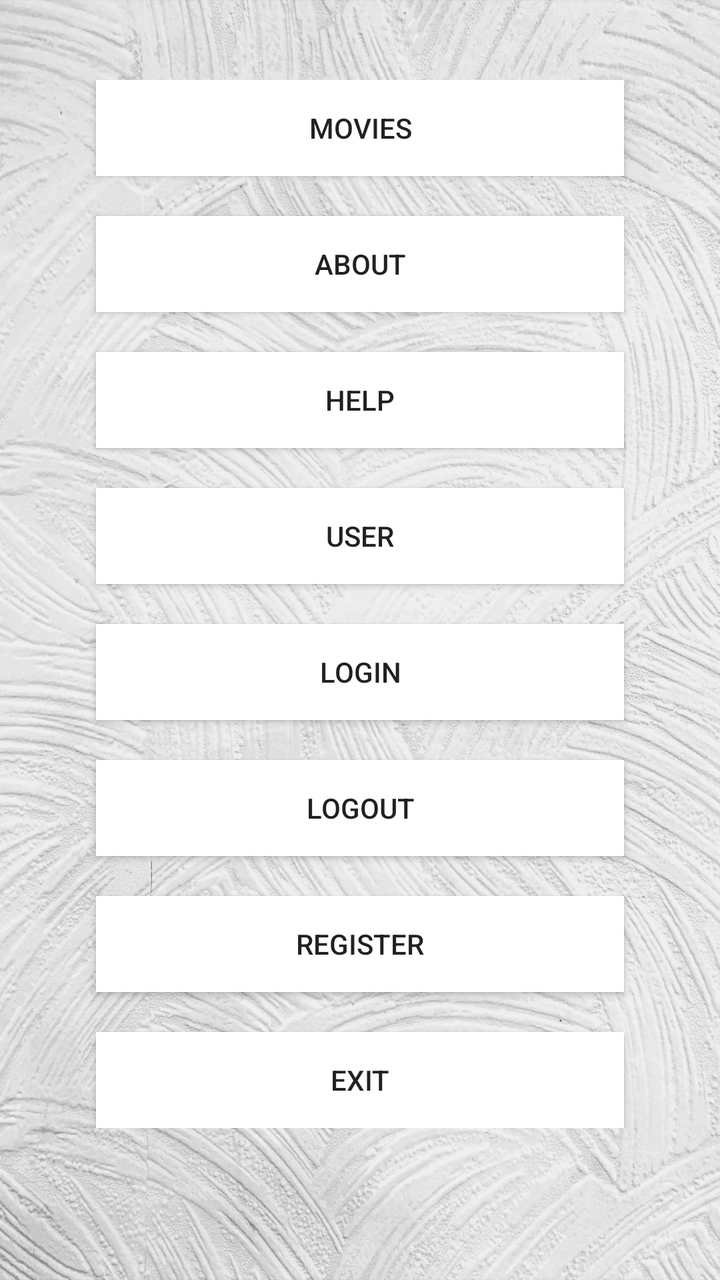
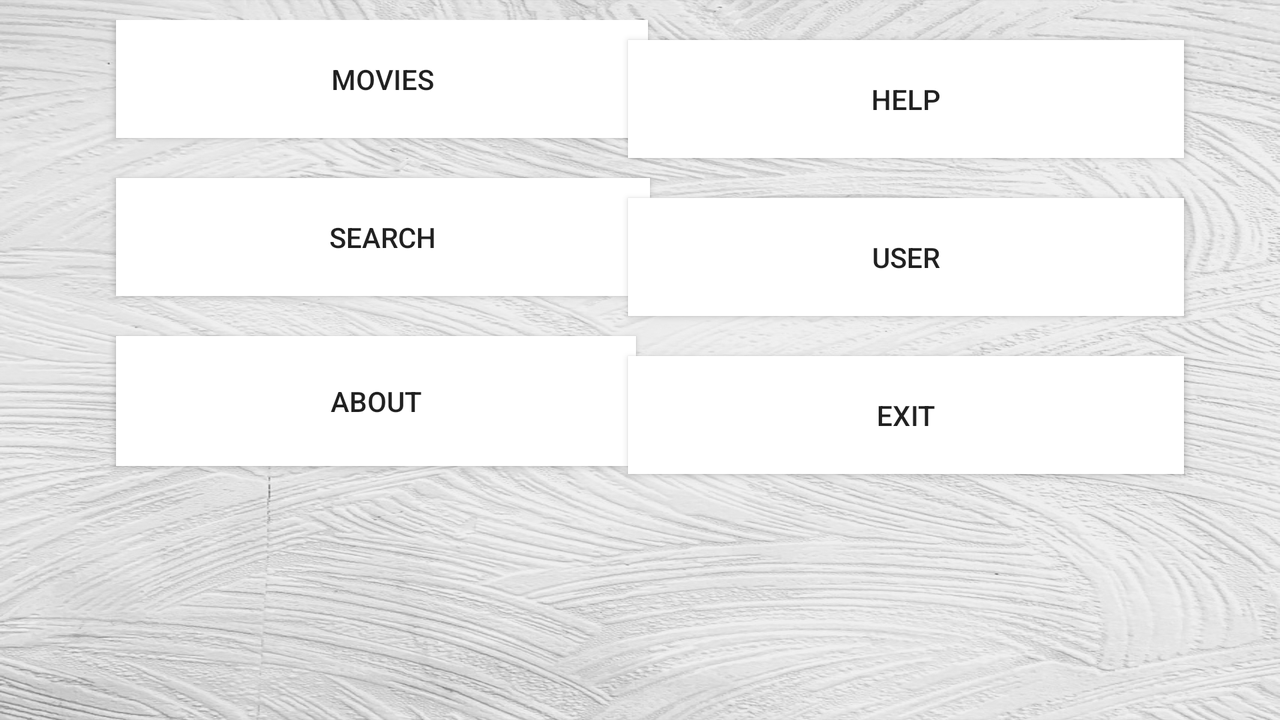

Two renders of one Android screen. The first uses the default layout on a phone; the second uses the alternative layout the repository ships for a different screen configuration, on a matching device. The two XML files are below.
<!-- AndroidManifest.xml: application theme Theme.Movies -->
<!-- res/layout/activity_main.xml -->
<?xml version="1.0" encoding="utf-8"?>
<RelativeLayout xmlns:android="http://schemas.android.com/apk/res/android"
    xmlns:app="http://schemas.android.com/apk/res-auto"
    xmlns:tools="http://schemas.android.com/tools"
    android:layout_width="match_parent"
    android:layout_height="match_parent"
    tools:context=".MainActivity"
    android:background="@drawable/homebackground"
    android:scrollbarAlwaysDrawHorizontalTrack="true"
    android:scrollbars="vertical"
    >

    <ScrollView
        android:layout_width="match_parent"
        android:layout_height="match_parent"
        android:scrollbars="none">

        <LinearLayout
            android:layout_width="match_parent"
            android:layout_height="match_parent"
            android:orientation="vertical"
            android:paddingTop="40dp">

            <Button
                android:id="@+id/movielist"
                android:layout_width="match_parent"
                android:layout_height="wrap_content"
                android:layout_marginHorizontal="@android:dimen/app_icon_size"
                android:background="@color/white"
                android:onClick="movieList"
                android:text="Movies" />


            <Button
                android:id="@+id/about"
                android:layout_width="match_parent"
                android:layout_height="wrap_content"
                android:layout_marginHorizontal="@android:dimen/app_icon_size"
                android:layout_marginTop="20dp"
                android:background="@color/white"
                android:onClick="aboutUs"
                android:text="About" />

            <Button
                android:id="@+id/help"
                android:layout_width="match_parent"
                android:layout_height="wrap_content"
                android:layout_marginHorizontal="@android:dimen/app_icon_size"
                android:layout_marginTop="20dp"
                android:background="@color/white"
                android:onClick="helpus"
                android:text="Help" />

            <Button
                android:id="@+id/user"
                android:layout_width="match_parent"
                android:layout_height="wrap_content"
                android:layout_marginHorizontal="@android:dimen/app_icon_size"
                android:layout_marginTop="20dp"
                android:background="@color/white"
                android:onClick="userList"
                android:text="User" />
            <Button
                android:id="@+id/loginHomeMenu"
                android:layout_width="match_parent"
                android:layout_height="wrap_content"
                android:layout_marginHorizontal="@android:dimen/app_icon_size"
                android:layout_marginTop="20dp"
                android:background="@color/white"
                android:onClick="loginHome"
                android:text="Login" />
            <Button
                android:id="@+id/logoutHomeMenu"
                android:layout_width="match_parent"
                android:layout_height="wrap_content"
                android:layout_marginHorizontal="@android:dimen/app_icon_size"
                android:layout_marginTop="20dp"
                android:background="@color/white"
                android:onClick="logoutHome"
                android:text="Logout" />
            <Button
                android:id="@+id/registerHomeMenu"
                android:layout_width="match_parent"
                android:layout_height="wrap_content"
                android:layout_marginHorizontal="@android:dimen/app_icon_size"
                android:layout_marginTop="20dp"
                android:background="@color/white"
                android:onClick="registerHome"
                android:text="Register" />
            <Button
                android:id="@+id/exit"
                android:layout_width="match_parent"
                android:layout_height="wrap_content"
                android:layout_marginHorizontal="@android:dimen/app_icon_size"
                android:layout_marginTop="20dp"
                android:background="@color/white"
                android:onClick="exit"
                android:text="Exit" />
        </LinearLayout>

    </ScrollView>
</RelativeLayout>
<!-- resources referenced by this layout -->
<resources>
  <color name="white">#FFFFFFFF</color>
  <!-- drawable homebackground: jpg bitmap (drawable, 312569 bytes) -->
  <style name="Theme.Movies" parent="Theme.MaterialComponents.DayNight.DarkActionBar">
          
          <item name="colorPrimary">@color/purple_500</item>
          <item name="colorPrimaryVariant">@color/purple_700</item>
          <item name="colorOnPrimary">@color/white</item>
          
          <item name="colorSecondary">@color/teal_200</item>
          <item name="colorSecondaryVariant">@color/teal_700</item>
          <item name="colorOnSecondary">@color/black</item>
          
          <item name="android:statusBarColor">?attr/colorPrimaryVariant</item>
          
      </style>
  <color name="purple_500">#FF6200EE</color>
  <color name="purple_700">#FF3700B3</color>
  <color name="teal_200">#FF03DAC5</color>
  <color name="teal_700">#FF018786</color>
  <color name="black">#FF000000</color>
</resources>
<!-- res/layout-land/activity_main.xml (the author's variant of the layout above) -->
<!-- drawn on the phone turned sideways -->
<?xml version="1.0" encoding="utf-8"?>
<RelativeLayout xmlns:android="http://schemas.android.com/apk/res/android"
    xmlns:app="http://schemas.android.com/apk/res-auto"
    xmlns:tools="http://schemas.android.com/tools"
    android:layout_width="match_parent"
    android:layout_height="match_parent"
    tools:context=".MainActivity"
    android:background="@drawable/homebackground"
    android:scrollbarAlwaysDrawHorizontalTrack="true"
    android:scrollbars="vertical"
    >

    <ScrollView
        android:layout_width="match_parent"
        android:layout_height="match_parent"
        android:scrollbars="none">

        <androidx.constraintlayout.widget.ConstraintLayout
            android:layout_width="match_parent"
            android:layout_height="match_parent"
            android:orientation="horizontal">

            <LinearLayout
                android:layout_width="363dp"
                android:layout_height="409dp"
                android:orientation="vertical"
                android:padding="10dp"
                app:layout_constraintBottom_toTopOf="@+id/linearLayout"
                app:layout_constraintStart_toStartOf="parent"
                app:layout_constraintTop_toTopOf="parent"
                app:layout_constraintVertical_bias="0.0">

                <Button
                    android:id="@+id/movielist"
                    android:layout_width="266dp"
                    android:layout_height="59dp"
                    android:layout_marginHorizontal="@android:dimen/app_icon_size"
                    android:background="@color/white"
                    android:onClick="movieList"
                    android:text="Movies" />

                <Button
                    android:id="@+id/moviesearch"
                    android:layout_width="267dp"
                    android:layout_height="59dp"

                    android:layout_marginHorizontal="@android:dimen/app_icon_size"
                    android:layout_marginTop="20dp"
                    android:background="@color/white"
                    android:onClick="searchList"
                    android:text="Search" />

                <Button
                    android:id="@+id/about"
                    android:layout_width="260dp"
                    android:layout_height="65dp"
                    android:layout_below="@+id/moviesearch"
                    android:layout_marginHorizontal="@android:dimen/app_icon_size"
                    android:layout_marginTop="20dp"
                    android:background="@color/white"
                    android:onClick="aboutUs"
                    android:text="About" />

            </LinearLayout>

            <LinearLayout
                android:id="@+id/linearLayout"
                android:layout_width="374dp"
                android:layout_height="412dp"
                android:orientation="vertical"
                app:layout_constraintBottom_toBottomOf="parent"
                app:layout_constraintEnd_toEndOf="parent"
                app:layout_constraintTop_toTopOf="parent"
                app:layout_constraintVertical_bias="0.0">

                <Button
                    android:id="@+id/help"
                    android:layout_width="match_parent"
                    android:layout_height="59dp"
                    android:layout_below="@+id/about"
                    android:layout_marginHorizontal="@android:dimen/app_icon_size"
                    android:layout_marginTop="20dp"
                    android:background="@color/white"
                    android:onClick="helpus"
                    android:text="Help" />

                <Button
                    android:id="@+id/user"
                    android:layout_width="match_parent"
                    android:layout_height="59dp"
                    android:layout_below="@+id/help"
                    android:layout_marginHorizontal="@android:dimen/app_icon_size"
                    android:layout_marginTop="20dp"
                    android:background="@color/white"
                    android:onClick="userList"
                    android:text="User" />

                <Button
                    android:id="@+id/exit"
                    android:layout_width="match_parent"
                    android:layout_height="59dp"
                    android:layout_below="@+id/user"
                    android:layout_marginHorizontal="@android:dimen/app_icon_size"
                    android:layout_marginTop="20dp"
                    android:background="@color/white"
                    android:onClick="exit"
                    android:text="Exit" />
            </LinearLayout>

        </androidx.constraintlayout.widget.ConstraintLayout>
    </ScrollView>
</RelativeLayout>
